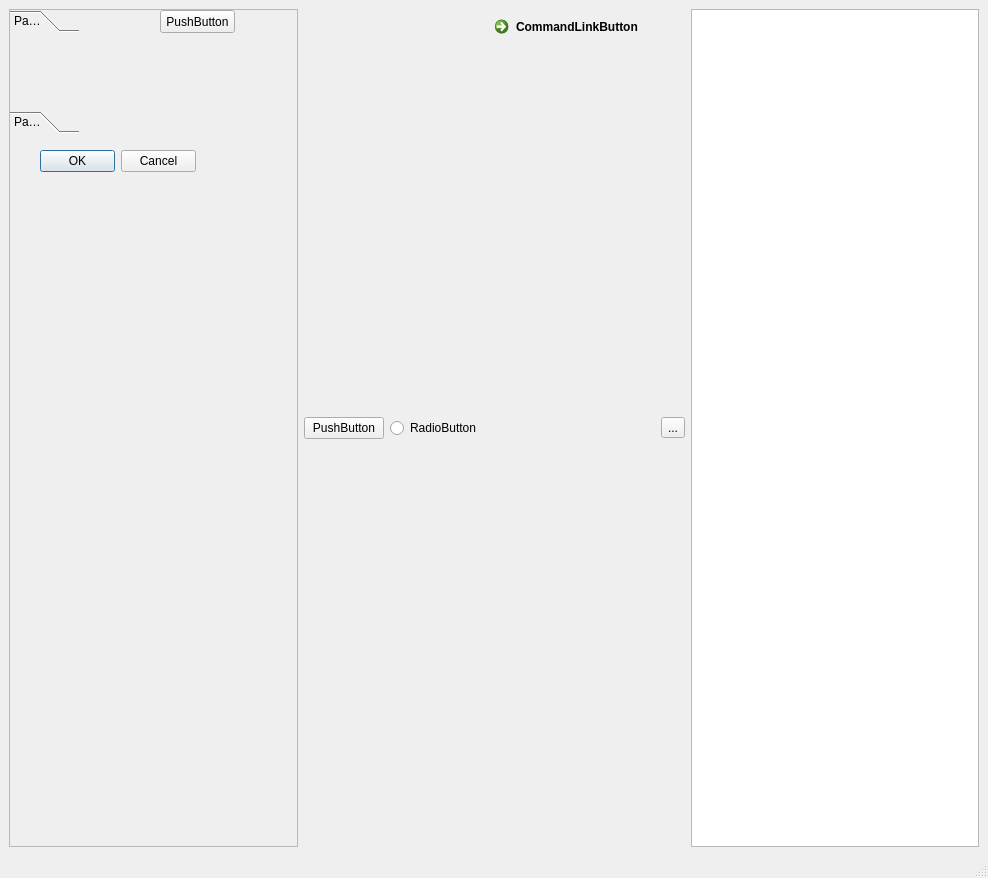
<?xml version="1.0" encoding="UTF-8"?>
<ui version="4.0">
 <class>MainWindow</class>
 <widget class="QMainWindow" name="MainWindow">
  <property name="geometry">
   <rect>
    <x>0</x>
    <y>0</y>
    <width>988</width>
    <height>878</height>
   </rect>
  </property>
  <property name="windowTitle">
   <string>MainWindow</string>
  </property>
  <widget class="QWidget" name="centralwidget">
   <layout class="QHBoxLayout" name="horizontalLayout">
    <item>
     <widget class="QScrollArea" name="scrollArea">
      <property name="widgetResizable">
       <bool>true</bool>
      </property>
      <widget class="QWidget" name="scrollAreaWidgetContents">
       <property name="geometry">
        <rect>
         <x>0</x>
         <y>0</y>
         <width>285</width>
         <height>817</height>
        </rect>
       </property>
       <widget class="QDialogButtonBox" name="buttonBox">
        <property name="geometry">
         <rect>
          <x>30</x>
          <y>140</y>
          <width>156</width>
          <height>23</height>
         </rect>
        </property>
        <property name="standardButtons">
         <set>QDialogButtonBox::Cancel|QDialogButtonBox::Ok</set>
        </property>
       </widget>
       <widget class="QToolBox" name="toolBox">
        <property name="geometry">
         <rect>
          <x>0</x>
          <y>0</y>
          <width>69</width>
          <height>123</height>
         </rect>
        </property>
        <property name="currentIndex">
         <number>0</number>
        </property>
        <widget class="QWidget" name="page">
         <property name="geometry">
          <rect>
           <x>0</x>
           <y>0</y>
           <width>69</width>
           <height>69</height>
          </rect>
         </property>
         <attribute name="label">
          <string>Page 1</string>
         </attribute>
        </widget>
        <widget class="QWidget" name="page_2">
         <property name="geometry">
          <rect>
           <x>0</x>
           <y>0</y>
           <width>69</width>
           <height>69</height>
          </rect>
         </property>
         <attribute name="label">
          <string>Page 2</string>
         </attribute>
        </widget>
       </widget>
       <widget class="QPushButton" name="pushButton_2">
        <property name="geometry">
         <rect>
          <x>150</x>
          <y>0</y>
          <width>75</width>
          <height>23</height>
         </rect>
        </property>
        <property name="text">
         <string>PushButton</string>
        </property>
       </widget>
      </widget>
     </widget>
    </item>
    <item>
     <widget class="QPushButton" name="pushButton">
      <property name="text">
       <string>PushButton</string>
      </property>
     </widget>
    </item>
    <item>
     <widget class="QRadioButton" name="radioButton">
      <property name="text">
       <string>RadioButton</string>
      </property>
     </widget>
    </item>
    <item>
     <widget class="QCommandLinkButton" name="commandLinkButton">
      <property name="text">
       <string>CommandLinkButton</string>
      </property>
     </widget>
    </item>
    <item>
     <widget class="QToolButton" name="toolButton">
      <property name="text">
       <string>...</string>
      </property>
     </widget>
    </item>
    <item>
     <widget class="QListWidget" name="listWidget"/>
    </item>
   </layout>
  </widget>
  <widget class="QMenuBar" name="menubar">
   <property name="geometry">
    <rect>
     <x>0</x>
     <y>0</y>
     <width>988</width>
     <height>21</height>
    </rect>
   </property>
  </widget>
  <widget class="QStatusBar" name="statusbar"/>
 </widget>
 <resources/>
 <connections/>
</ui>
